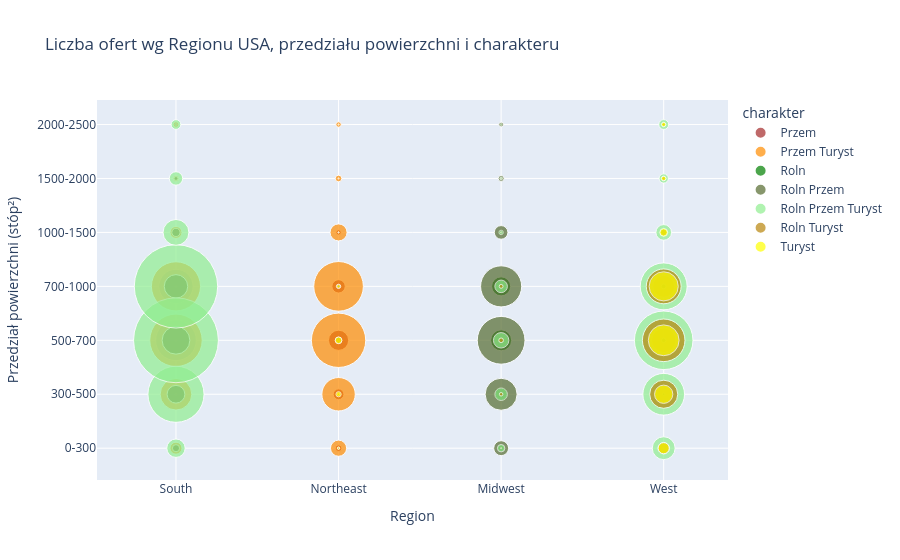

Here is the notebook cell this chart was saved with:
### Code cell
# wykres na którym na osi x będzie region, na osi y przedział_powierzchni, 
# kolorem określony charakter, a wielkość kropki ma obrazować ilość linii w pliku odpowiadających kropce.

# zliczenie rekordów dla każdej kombinacji
agg = (
    df.groupby(
        ["charakter", "bin_square_feet", "Region"]
    )
    .size()
    .reset_index(name="liczba")
)

#print(agg.head())

# wykres
fig = px.scatter(
    agg,
    x="Region",
    y="bin_square_feet",
    color="charakter",
    color_discrete_map=charakter_colors,
    size="liczba",
    size_max=60,
    hover_data=["liczba"],
    labels={
             "bin_square_feet": "Przedział powierzchni (stóp²)"
    },
    title="Liczba ofert wg Regionu USA, przedziału powierzchni i charakteru"
)

#fig.update_layout(
#    width=1200,
#    height=800
#)

fig.show()

### Figure 1 — Plotly figure (JSON) as saved in the notebook; plotly's stock layout.template omitted (floating-point values rounded to 4 significant figures)
{"data": [{"customdata": [[69], [583], [2531], [1792], [93], [17], [20]], "hovertemplate": "charakter=<br>Region=%{x}<br>Przedział powierzchni (stóp²)=%{y}<br>liczba=%{customdata[0]}<extra></extra>", "legendgroup": "", "marker": {"color": "skyblue", "size": [69, 583, 2531, 1792, 93, 17, 20], "sizemode": "area", "sizeref": 3.06, "symbol": "circle"}, "mode": "markers", "name": "", "orientation": "v", "showlegend": false, "type": "scatter", "x": ["South", "South", "South", "South", "South", "South", "South"], "xaxis": "x", "y": ["0-300", "300-500", "500-700", "700-1000", "1000-1500", "1500-2000", "2000-2500"], "yaxis": "y"}, {"customdata": [[69], [177], [4], [624], [3], [273], [2], [43], [2], [4]], "hovertemplate": "charakter=Przem<br>Region=%{x}<br>Przedział powierzchni (stóp²)=%{y}<br>liczba=%{customdata[0]}<extra></extra>", "legendgroup": "Przem", "marker": {"color": "brown", "size": [69, 177, 4, 624, 3, 273, 2, 43, 2, 4], "sizemode": "area", "sizeref": 3.06, "symbol": "circle"}, "mode": "markers", "name": "Przem", "orientation": "v", "showlegend": true, "type": "scatter", "x": ["Northeast", "Northeast", "South", "Northeast", "South", "Northeast", "South", "Northeast", "South", "Northeast"], "xaxis": "x", "y": ["0-300", "300-500", "300-500", "500-700", "500-700", "700-1000", "700-1000", "1000-1500", "1000-1500", "1500-2000"], "yaxis": "y"}, {"customdata": [[37], [401], [222], [145], [154], [1710], [1534], [426], [275], [4520], [4212], [920], [174], [3775], [3699], [739], [31], [445], [218], [48], [4], [67], [53], [13], [10], [45], [49], [6]], "hovertemplate": "charakter=Przem Turyst<br>Region=%{x}<br>Przedział powierzchni (stóp²)=%{y}<br>liczba=%{customdata[0]}<extra></extra>", "legendgroup": "Przem Turyst", "marker": {"color": "darkorange", "size": [37, 401, 222, 145, 154, 1710, 1534, 426, 275, 4520, 4212, 920, 174, 3775, 3699, 739, 31, 445, 218, 48, 4, 67, 53, 13, 10, 45, 49, 6], "sizemode": "area", "sizeref": 3.06, "symbol": "circle"}, "mode": "markers", "name": "Przem Turyst", "orientation": "v", "showlegend": true, "type": "scatter", "x": ["Midwest", "Northeast", "South", "West", "Midwest", "Northeast", "South", "West", "Midwest", "Northeast", "South", "West", "Midwest", "Northeast", "South", "West", "Midwest", "Northeast", "South", "West", "Midwest", "Northeast", "South", "West", "Midwest", "Northeast", "South", "West"], "xaxis": "x", "y": ["0-300", "0-300", "0-300", "0-300", "300-500", "300-500", "300-500", "300-500", "500-700", "500-700", "500-700", "500-700", "700-1000", "700-1000", "700-1000", "700-1000", "1000-1500", "1000-1500", "1000-1500", "1000-1500", "1500-2000", "1500-2000", "1500-2000", "1500-2000", "2000-2500", "2000-2500", "2000-2500", "2000-2500"], "yaxis": "y"}, {"customdata": [[63], [2], [307], [10], [675], [32], [553], [36], [64], [1], [9], [4], [8]], "hovertemplate": "charakter=Roln<br>Region=%{x}<br>Przedział powierzchni (stóp²)=%{y}<br>liczba=%{customdata[0]}<extra></extra>", "legendgroup": "Roln", "marker": {"color": "green", "size": [63, 2, 307, 10, 675, 32, 553, 36, 64, 1, 9, 4, 8], "sizemode": "area", "sizeref": 3.06, "symbol": "circle"}, "mode": "markers", "name": "Roln", "orientation": "v", "showlegend": true, "type": "scatter", "x": ["Midwest", "West", "Midwest", "West", "Midwest", "West", "Midwest", "West", "Midwest", "West", "Midwest", "West", "Midwest"], "xaxis": "x", "y": ["0-300", "0-300", "300-500", "300-500", "500-700", "500-700", "700-1000", "700-1000", "1000-1500", "1000-1500", "1500-2000", "1500-2000", "2000-2500"], "yaxis": "y"}, {"customdata": [[342], [78], [1568], [481], [3491], [1177], [2584], [843], [285], [105], [55], [22], [35], [5]], "hovertemplate": "charakter=Roln Przem<br>Region=%{x}<br>Przedział powierzchni (stóp²)=%{y}<br>liczba=%{customdata[0]}<extra></extra>", "legendgroup": "Roln Przem", "marker": {"color": "darkolivegreen", "size": [342, 78, 1568, 481, 3491, 1177, 2584, 843, 285, 105, 55, 22, 35, 5], "sizemode": "area", "sizeref": 3.06, "symbol": "circle"}, "mode": "markers", "name": "Roln Przem", "orientation": "v", "showlegend": true, "type": "scatter", "x": ["Midwest", "South", "Midwest", "South", "Midwest", "South", "Midwest", "South", "Midwest", "South", "Midwest", "South", "Midwest", "South"], "xaxis": "x", "y": ["0-300", "0-300", "300-500", "300-500", "500-700", "500-700", "700-1000", "700-1000", "1000-1500", "1000-1500", "1500-2000", "1500-2000", "2000-2500", "2000-2500"], "yaxis": "y"}, {"customdata": [[84], [520], [803], [239], [4823], [2662], [365], [11017], [5251], [242], [10646], [3372], [31], [1025], [375], [12], [277], [133], [5], [145], [149]], "hovertemplate": "charakter=Roln Przem Turyst<br>Region=%{x}<br>Przedział powierzchni (stóp²)=%{y}<br>liczba=%{customdata[0]}<extra></extra>", "legendgroup": "Roln Przem Turyst", "marker": {"color": "lightgreen", "size": [84, 520, 803, 239, 4823, 2662, 365, 11017, 5251, 242, 10646, 3372, 31, 1025, 375, 12, 277, 133, 5, 145, 149], "sizemode": "area", "sizeref": 3.06, "symbol": "circle"}, "mode": "markers", "name": "Roln Przem Turyst", "orientation": "v", "showlegend": true, "type": "scatter", "x": ["Midwest", "South", "West", "Midwest", "South", "West", "Midwest", "South", "West", "Midwest", "South", "West", "Midwest", "South", "West", "Midwest", "South", "West", "Midwest", "South", "West"], "xaxis": "x", "y": ["0-300", "0-300", "0-300", "300-500", "300-500", "300-500", "500-700", "500-700", "500-700", "700-1000", "700-1000", "700-1000", "1000-1500", "1000-1500", "1000-1500", "1500-2000", "1500-2000", "1500-2000", "2000-2500", "2000-2500", "2000-2500"], "yaxis": "y"}, {"customdata": [[2], [9], [204], [19], [9], [1208], [33], [65], [2772], [23], [30], [1860], [3], [2], [69], [2], [2], [25], [1], [20]], "hovertemplate": "charakter=Roln Turyst<br>Region=%{x}<br>Przedział powierzchni (stóp²)=%{y}<br>liczba=%{customdata[0]}<extra></extra>", "legendgroup": "Roln Turyst", "marker": {"color": "darkgoldenrod", "size": [2, 9, 204, 19, 9, 1208, 33, 65, 2772, 23, 30, 1860, 3, 2, 69, 2, 2, 25, 1, 20], "sizemode": "area", "sizeref": 3.06, "symbol": "circle"}, "mode": "markers", "name": "Roln Turyst", "orientation": "v", "showlegend": true, "type": "scatter", "x": ["Midwest", "Northeast", "West", "Midwest", "Northeast", "West", "Midwest", "Northeast", "West", "Midwest", "Northeast", "West", "Midwest", "Northeast", "West", "Midwest", "Northeast", "West", "Northeast", "West"], "xaxis": "x", "y": ["0-300", "0-300", "0-300", "300-500", "300-500", "300-500", "500-700", "500-700", "500-700", "700-1000", "700-1000", "700-1000", "1000-1500", "1000-1500", "1000-1500", "1500-2000", "1500-2000", "1500-2000", "2000-2500", "2000-2500"], "yaxis": "y"}, {"customdata": [[7], [186], [42], [511], [69], [1452], [18], [1297], [2], [95], [1], [33], [2], [30]], "hovertemplate": "charakter=Turyst<br>Region=%{x}<br>Przedział powierzchni (stóp²)=%{y}<br>liczba=%{customdata[0]}<extra></extra>", "legendgroup": "Turyst", "marker": {"color": "yellow", "size": [7, 186, 42, 511, 69, 1452, 18, 1297, 2, 95, 1, 33, 2, 30], "sizemode": "area", "sizeref": 3.06, "symbol": "circle"}, "mode": "markers", "name": "Turyst", "orientation": "v", "showlegend": true, "type": "scatter", "x": ["Northeast", "West", "Northeast", "West", "Northeast", "West", "Northeast", "West", "Northeast", "West", "Northeast", "West", "Northeast", "West"], "xaxis": "x", "y": ["0-300", "0-300", "300-500", "300-500", "500-700", "500-700", "700-1000", "700-1000", "1000-1500", "1000-1500", "1500-2000", "1500-2000", "2000-2500", "2000-2500"], "yaxis": "y"}], "layout": {"legend": {"itemsizing": "constant", "title": {"text": "charakter"}, "tracegroupgap": 0}, "title": {"text": "Liczba ofert wg Regionu USA, przedziału powierzchni i charakteru"}, "xaxis": {"anchor": "y", "domain": [0, 1], "title": {"text": "Region"}}, "yaxis": {"anchor": "x", "domain": [0, 1], "title": {"text": "Przedział powierzchni (stóp²)"}}}}
